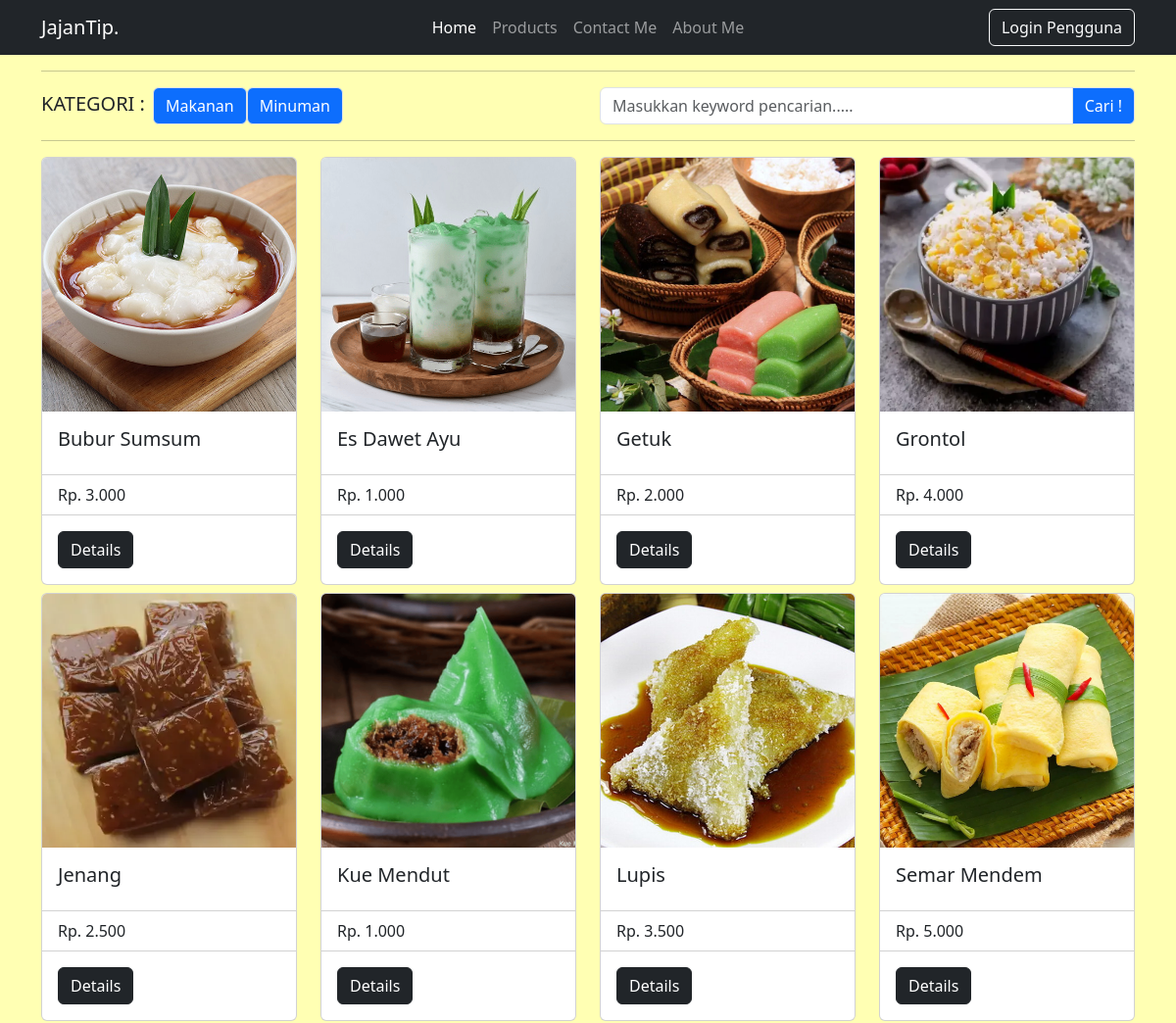
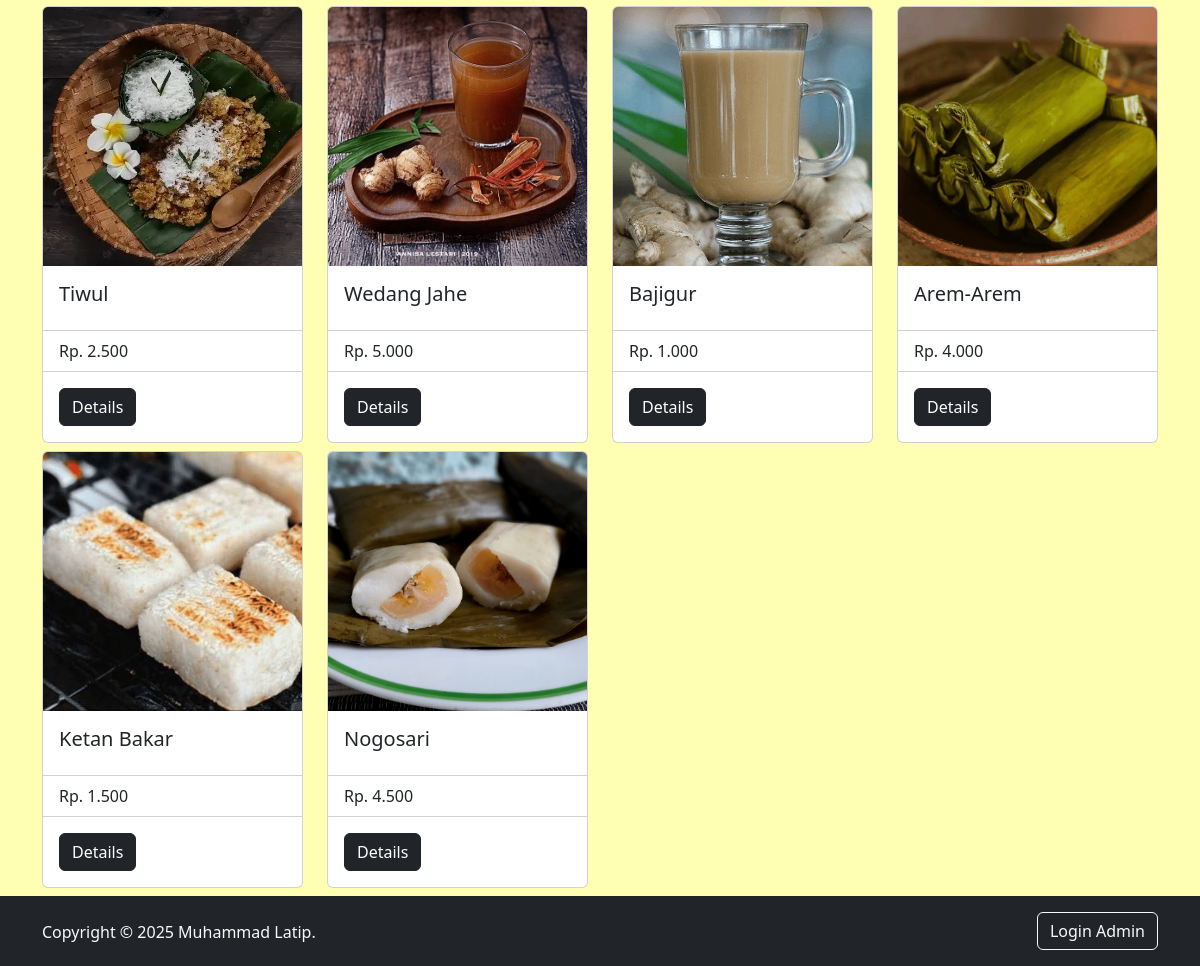
/produk.php, run on the app's committed database (2 pictures, top to bottom).
### tables this page shows
CREATE TABLE `tb_produk` (
  `id_produk` int NOT NULL,
  `gambar_produk` varchar(255) NOT NULL,
  `nama_produk` varchar(255) NOT NULL,
  `deskripsi_produk` text NOT NULL,
  `kategori` enum('Makanan','Minuman') NOT NULL,
  `harga_produk` int NOT NULL,
  `stok_produk` int NOT NULL,
  `tanggal_ditambahkan` date NOT NULL
);

### includes/functions.php (called while the page is built, shortened)
<?php
include("config.php");
function query($query)
{
    global $conn;
    $result = mysqli_query($conn, $query);
    $rows = [];
    while ($row = mysqli_fetch_assoc($result)) {
        $rows[] = $row;
    }
    return $rows;
}

### produk.php (the view, shortened to what this page needs)
<?php
include "includes/functions.php";
$produk = query("SELECT*FROM tb_produk");
?>
<!DOCTYPE html>
<html lang="en">
<head>
    <?php include "includes/linkcss.php"; ?>
</head>
<body style="background-color: #ffffb3;">
    <?php include "includes/navbar.php" ?>
    <div class="container" style="margin-top:72px;">
        <hr>
        <div class="row">
            <div class="col-md-6 d-flex">
                <h5 class="mb-0" style="margin-top:5px ;">KATEGORI : </h5>
                <form action="" method="POST" class="ms-2">
                    <button type="submit" name="kategori_makanan" class="btn btn-primary border">Makanan</button>
                </form>
                <form action="" method="POST">
                    <button type="submit" name="kategori_minuman" class="btn btn-primary border">Minuman</button>
                </form>
            </div>
            <div class="col-md-6">
                <form action="" method="POST">
                    <div class="input-group">
                        <input type="text" name="keyword" size="30" autofocus
                            placeholder="Masukkan keyword pencarian....."
                            autocomplete="off"
                            class="form-control">
                        <button type="submit" name="cari" class="btn btn-primary border">Cari !</button>
                    </div>
                </form>
            </div>
        </div>
        <hr>
        <div class="row">
            <?php foreach ($produk as $pro) { ?>
                <div class="col-md-3 col-sm-6">
                    <div class="card mb-2">
                        <img src="img/<?php echo $pro["gambar_produk"]; ?>" class="card-img-top" alt="...">
                        <div class="card-body">
                            <h5 class="card-title"><?php echo $pro["nama_produk"]; ?></h5>
                        </div>
                        <ul class="list-group list-group-flush">
                            <li class="list-group-item">Rp. <?php echo number_format($pro["harga_produk"], 0, ',', '.'); ?></li>
                        </ul>
                        <div class="card-body">
                            <a href="produk-detail.php?id_produk=<?php echo $pro["id_produk"]; ?>" class="btn btn-dark">Details</a>
                        </div>
                    </div>
                </div>
            <?php } ?>
        </div>
    </div>
    <?php include "includes/footer.php" ?>
</body>
</html>

### includes/linkcss.php
<link rel="stylesheet" href="css/bootstrap.min.css">

### includes/navbar.php (shortened to what this page needs)
<?php
   $is_logged_in = isset($_SESSION['id_pengguna']);
   $username = $is_logged_in ? $_SESSION['username'] : '';
   ?>
<nav class="navbar navbar-expand-lg navbar-dark bg-dark text-light fixed-top" aria-label="Thirteenth navbar example">
    <div class="container">
        <div class="collapse navbar-collapse d-lg-flex" id="navbarsExample11">
            <a class="navbar-brand col-lg-3 me-0" href="">JajanTip.</a>
            <ul class="navbar-nav col-lg-6 justify-content-lg-center">
                <li class="nav-item">
                    <a class="nav-link active" aria-current="page" href="index.php">Home</a>
                </li>
                <li class="nav-item">
                    <a class="nav-link" href="produk.php">Products</a>
                </li>
                <li class="nav-item">
                    <a class="nav-link" href="contact.php">Contact Me</a>
                </li>
                <li class="nav-item">
                    <a class="nav-link" href="about.php">About Me</a>
                </li>
            </ul>
            <div class="d-lg-flex col-lg-3 justify-content-lg-end">
                <?php if ($is_logged_in): ?>
                    <div class="dropdown">
                        <button class="btn btn-outline-light dropdown-toggle" type="button" id="dropdownMenuButton" data-bs-toggle="dropdown" aria-expanded="false">
                            <?php echo htmlspecialchars($username); ?>
                        </button>
                        <ul class="dropdown-menu dropdown-menu-end" aria-labelledby="dropdownMenuButton">
                            <li><a class="dropdown-item" href="edit.php">Setting</a></li>
                            <li><a class="dropdown-item" href="logout.php">Logout</a></li>
                        </ul>
                    </div>
                <?php else: ?>
                    <a href="login.php" class="btn btn-outline-light">Login Pengguna</a>
                <?php endif; ?>
            </div>
        </div>
    </div>
</nav>

### includes/footer.php
<footer class="footer mt-auto py-3 bg-dark">
    <div class="container d-lg-flex justify-content-lg-between">
        <span class="text-light mt-2">Copyright © 2025 Muhammad Latip.</span>
        <a href="admin/login.php" class="btn btn-outline-light" target="_blank">Login Admin</a>
    </div>
</footer>

### data on the page
tb_produk: gambar_produk (picture), nama_produk "Bubur Sumsum", harga_produk "3.000"
tb_produk: gambar_produk (picture), nama_produk "Es Dawet Ayu", harga_produk "1.000"
tb_produk: gambar_produk (picture), nama_produk "Getuk", harga_produk "2.000"
tb_produk: gambar_produk (picture), nama_produk "Grontol", harga_produk "4.000"
tb_produk: gambar_produk (picture), nama_produk "Jenang", harga_produk "2.500"
tb_produk: gambar_produk (picture), nama_produk "Kue Mendut", harga_produk "1.000"
tb_produk: gambar_produk (picture), nama_produk "Lupis", harga_produk "3.500"
tb_produk: gambar_produk (picture), nama_produk "Semar Mendem", harga_produk "5.000"
tb_produk: gambar_produk (picture), nama_produk "Tiwul", harga_produk "2.500"
tb_produk: gambar_produk (picture), nama_produk "Wedang Jahe", harga_produk "5.000"
tb_produk: gambar_produk (picture), nama_produk "Bajigur", harga_produk "1.000"
tb_produk: gambar_produk (picture), nama_produk "Arem-Arem", harga_produk "4.000"
tb_produk: gambar_produk (picture), nama_produk "Ketan Bakar", harga_produk "1.500"
tb_produk: gambar_produk (picture), nama_produk "Nogosari", harga_produk "4.500"
